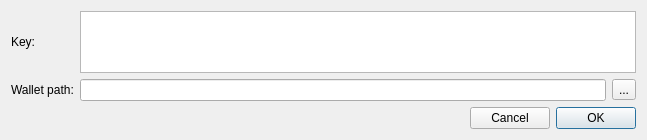
<?xml version="1.0" encoding="UTF-8"?>
<ui version="4.0">
 <class>ImportKeyDialog</class>
 <widget class="QDialog" name="ImportKeyDialog">
  <property name="geometry">
   <rect>
    <x>0</x>
    <y>0</y>
    <width>647</width>
    <height>140</height>
   </rect>
  </property>
  <property name="minimumSize">
   <size>
    <width>0</width>
    <height>130</height>
   </size>
  </property>
  <property name="windowTitle">
   <string>Import private key</string>
  </property>
  <layout class="QVBoxLayout" name="verticalLayout">
   <item>
    <layout class="QGridLayout" name="gridLayout">
     <item row="0" column="0">
      <widget class="QLabel" name="label">
       <property name="text">
        <string>Key:</string>
       </property>
      </widget>
     </item>
     <item row="0" column="1" colspan="2">
      <widget class="QTextEdit" name="m_keyEdit">
       <property name="readOnly">
        <bool>false</bool>
       </property>
      </widget>
     </item>
     <item row="2" column="2">
      <widget class="QToolButton" name="m_selectPathButton">
       <property name="text">
        <string>...</string>
       </property>
      </widget>
     </item>
     <item row="2" column="0">
      <widget class="QLabel" name="label_2">
       <property name="text">
        <string>Wallet path:</string>
       </property>
      </widget>
     </item>
     <item row="2" column="1">
      <widget class="QLineEdit" name="m_pathEdit"/>
     </item>
    </layout>
   </item>
   <item>
    <spacer name="verticalSpacer">
     <property name="orientation">
      <enum>Qt::Vertical</enum>
     </property>
     <property name="sizeHint" stdset="0">
      <size>
       <width>20</width>
       <height>2</height>
      </size>
     </property>
    </spacer>
   </item>
   <item>
    <layout class="QHBoxLayout" name="horizontalLayout">
     <item>
      <spacer name="horizontalSpacer">
       <property name="orientation">
        <enum>Qt::Horizontal</enum>
       </property>
       <property name="sizeHint" stdset="0">
        <size>
         <width>40</width>
         <height>20</height>
        </size>
       </property>
      </spacer>
     </item>
     <item>
      <widget class="QPushButton" name="m_cancelButton">
       <property name="text">
        <string>Cancel</string>
       </property>
       <property name="autoDefault">
        <bool>false</bool>
       </property>
      </widget>
     </item>
     <item>
      <widget class="QPushButton" name="m_okButton">
       <property name="text">
        <string>OK</string>
       </property>
       <property name="autoDefault">
        <bool>false</bool>
       </property>
       <property name="default">
        <bool>true</bool>
       </property>
      </widget>
     </item>
    </layout>
   </item>
  </layout>
 </widget>
 <resources/>
 <connections>
  <connection>
   <sender>m_selectPathButton</sender>
   <signal>clicked()</signal>
   <receiver>ImportKeyDialog</receiver>
   <slot>selectPathClicked()</slot>
   <hints>
    <hint type="sourcelabel">
     <x>620</x>
     <y>54</y>
    </hint>
    <hint type="destinationlabel">
     <x>323</x>
     <y>65</y>
    </hint>
   </hints>
  </connection>
  <connection>
   <sender>m_okButton</sender>
   <signal>clicked()</signal>
   <receiver>ImportKeyDialog</receiver>
   <slot>accept()</slot>
   <hints>
    <hint type="sourcelabel">
     <x>594</x>
     <y>102</y>
    </hint>
    <hint type="destinationlabel">
     <x>323</x>
     <y>65</y>
    </hint>
   </hints>
  </connection>
  <connection>
   <sender>m_cancelButton</sender>
   <signal>clicked()</signal>
   <receiver>ImportKeyDialog</receiver>
   <slot>reject()</slot>
   <hints>
    <hint type="sourcelabel">
     <x>511</x>
     <y>102</y>
    </hint>
    <hint type="destinationlabel">
     <x>323</x>
     <y>65</y>
    </hint>
   </hints>
  </connection>
 </connections>
 <slots>
  <slot>selectPathClicked()</slot>
 </slots>
</ui>
